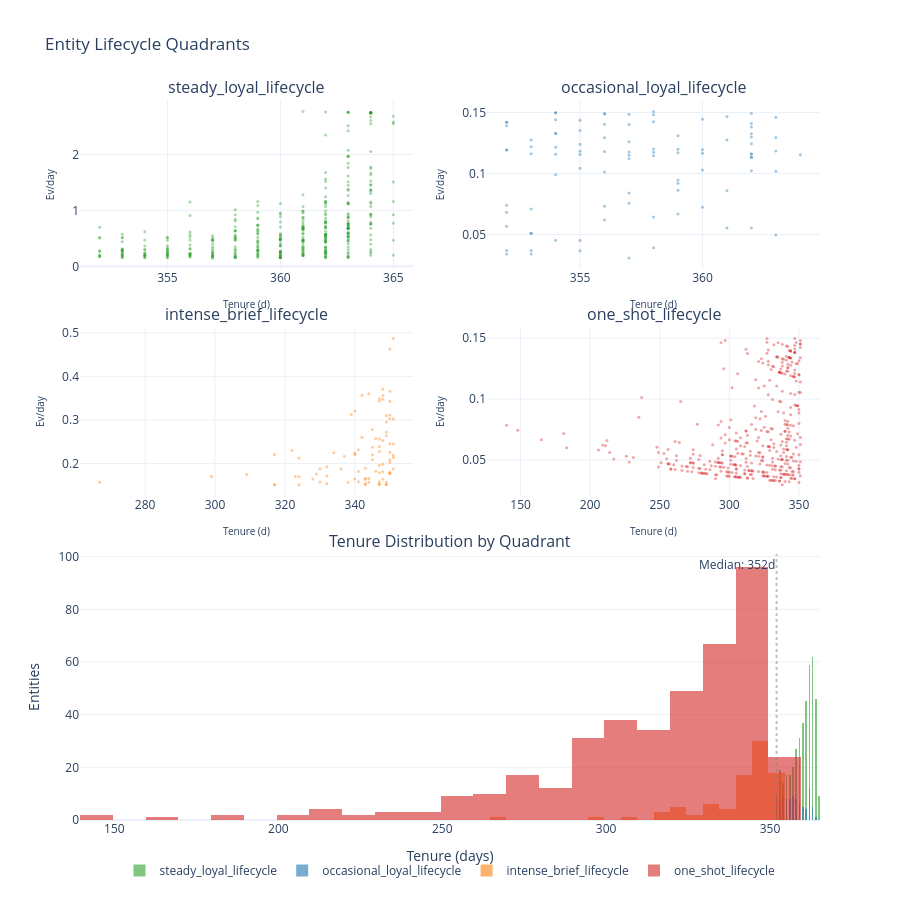

Notebook code for this chart:
### Code cell
# Combined panel: small multiples (top 2x2) + tenure histogram (bottom)
fig = make_subplots(
    rows=3, cols=2,
    subplot_titles=[*quadrant_order, "Tenure Distribution by Quadrant", ""],
    specs=[[{}, {}], [{}, {}], [{"colspan": 2}, None]],
    vertical_spacing=0.08, horizontal_spacing=0.10,
    row_heights=[0.28, 0.28, 0.44],
)

# Top 2x2: scatter per quadrant
positions = [(1, 1), (1, 2), (2, 1), (2, 2)]
for (row, col), q in zip(positions, quadrant_order):
    subset = lifecycles[lifecycles["lifecycle_quadrant"] == q]
    fig.add_trace(go.Scatter(
        x=subset["duration_days"], y=subset["intensity"],
        mode="markers", marker=dict(color=quadrant_colors[q], opacity=0.4, size=3),
        showlegend=False,
    ), row=row, col=col)
    fig.update_xaxes(title_text="Tenure (d)", title_font_size=10, row=row, col=col)
    fig.update_yaxes(title_text="Ev/day", title_font_size=10, row=row, col=col)

# Bottom: overlaid tenure histograms
for q in quadrant_order:
    subset = lifecycles[lifecycles["lifecycle_quadrant"] == q]
    fig.add_trace(go.Histogram(
        x=subset["duration_days"], nbinsx=40, name=q,
        marker_color=quadrant_colors[q], opacity=0.6,
    ), row=3, col=1)

fig.add_vline(x=tenure_median, line_dash="dot", line_color="gray", opacity=0.5,
              row=3, col=1, annotation_text=f"Median: {tenure_median:.0f}d",
              annotation_position="top left")

fig.update_layout(
    barmode="overlay", template="plotly_white", height=900,
    title="Entity Lifecycle Quadrants",
    legend=dict(orientation="h", yanchor="top", y=-0.05, xanchor="center", x=0.5),
    margin=dict(b=80),
)
fig.update_xaxes(title_text="Tenure (days)", row=3, col=1)
fig.update_yaxes(title_text="Entities", row=3, col=1)
display_figure(fig)

### Figure 1 — Plotly figure (JSON) as saved in the notebook; plotly's stock layout.template omitted (floating-point values rounded to 4 significant figures; data arrays with more than 128 entries replaced by an {"elided": "..."} marker saying what was removed)
{"data": [{"marker": {"color": "#2ca02c", "opacity": 0.4, "size": 3}, "mode": "markers", "showlegend": false, "type": "scatter", "x": {"elided": "412 int values"}, "xaxis": "x", "y": {"elided": "412 float values"}, "yaxis": "y"}, {"marker": {"color": "#1f77b4", "opacity": 0.4, "size": 3}, "mode": "markers", "showlegend": false, "type": "scatter", "x": [355, 356, 355, 363, 356, 352, 358, 358, 356, 355, 355, 358, 352, 359, 354, 354, 353, 360, 357, 353, 354, 362, 357, 359, 358, 360, 363, 356, 354, 353, 355, 356, 360, 352, 352, 354, 353, 356, 354, 358, 357, 357, 352, 357, 362, 352, 362, 361, 354, 362, 356, 358, 363, 360, 362, 352, 358, 360, 353, 352, 362, 357, 355, 355, 362, 353, 362, 359, 359, 362, 359, 355, 363, 353, 354, 356, 352, 354, 359, 362, 359, 361, 361, 357, 358, 353, 362, 361, 364, 362, 352, 357, 363, 357], "xaxis": "x2", "y": [0.1042, 0.1404, 0.1437, 0.146, 0.1011, 0.1392, 0.03911, 0.1508, 0.1489, 0.1155, 0.1239, 0.1145, 0.1193, 0.09192, 0.1441, 0.1497, 0.03399, 0.07222, 0.1401, 0.1161, 0.09887, 0.1381, 0.112, 0.117, 0.1173, 0.1194, 0.1295, 0.1292, 0.1497, 0.1218, 0.04507, 0.07303, 0.1028, 0.1193, 0.142, 0.1328, 0.03683, 0.118, 0.1158, 0.06425, 0.1176, 0.1261, 0.06818, 0.1485, 0.1409, 0.03693, 0.1298, 0.1468, 0.1328, 0.1492, 0.1489, 0.148, 0.1019, 0.1444, 0.116, 0.05682, 0.1425, 0.1167, 0.1275, 0.142, 0.1243, 0.07563, 0.1352, 0.03662, 0.1133, 0.05099, 0.1133, 0.1198, 0.08635, 0.05525, 0.06685, 0.1183, 0.04959, 0.05099, 0.1215, 0.0618, 0.03409, 0.0452, 0.1309, 0.1022, 0.09471, 0.1274, 0.0554, 0.1148, 0.1201, 0.07082, 0.1326, 0.08587, 0.1154, 0.116, 0.07386, 0.08403, 0.1185, 0.03081], "yaxis": "y2"}, {"marker": {"color": "#ff7f0e", "opacity": 0.4, "size": 3}, "mode": "markers", "showlegend": false, "type": "scatter", "x": [330, 349, 343, 349, 350, 324, 342, 347, 343, 350, 349, 348, 317, 348, 347, 350, 336, 341, 324, 341, 350, 332, 334, 343, 267, 322, 346, 332, 348, 350, 351, 328, 317, 344, 348, 350, 345, 351, 323, 348, 348, 347, 344, 345, 350, 349, 342, 351, 347, 344, 340, 317, 347, 349, 324, 329, 347, 351, 332, 339, 330, 299, 347, 345, 351, 350, 347, 309, 350, 350, 343, 340, 338, 349, 341, 337, 350, 340, 347, 346, 345, 347, 348, 351, 350, 343, 349, 340], "xaxis": "x3", "y": [0.1879, 0.2722, 0.1633, 0.1519, 0.18, 0.213, 0.2602, 0.1527, 0.1662, 0.3657, 0.3095, 0.3477, 0.2208, 0.3707, 0.1585, 0.2257, 0.1875, 0.2317, 0.1512, 0.1584, 0.4629, 0.1536, 0.2246, 0.1895, 0.1573, 0.2298, 0.2572, 0.1928, 0.1983, 0.3029, 0.245, 0.1646, 0.1514, 0.3605, 0.2529, 0.3429, 0.2087, 0.302, 0.1703, 0.181, 0.3563, 0.3487, 0.1657, 0.2203, 0.1771, 0.2636, 0.3567, 0.188, 0.3429, 0.157, 0.2235, 0.1514, 0.2277, 0.2951, 0.1698, 0.1763, 0.1527, 0.2137, 0.1717, 0.3127, 0.1576, 0.1706, 0.1787, 0.2783, 0.2194, 0.3114, 0.2565, 0.1748, 0.2457, 0.2029, 0.1545, 0.2206, 0.1568, 0.1576, 0.1818, 0.2166, 0.2086, 0.3206, 0.2392, 0.1821, 0.2377, 0.196, 0.1638, 0.4872, 0.1771, 0.1516, 0.1519, 0.1647], "yaxis": "y3"}, {"marker": {"color": "#d62728", "opacity": 0.4, "size": 3}, "mode": "markers", "showlegend": false, "type": "scatter", "x": {"elided": "406 int values"}, "xaxis": "x4", "y": {"elided": "406 float values"}, "yaxis": "y4"}, {"marker": {"color": "#2ca02c"}, "name": "steady_loyal_lifecycle", "nbinsx": 40, "opacity": 0.6, "type": "histogram", "x": {"elided": "412 int values"}, "xaxis": "x5", "yaxis": "y5"}, {"marker": {"color": "#1f77b4"}, "name": "occasional_loyal_lifecycle", "nbinsx": 40, "opacity": 0.6, "type": "histogram", "x": [355, 356, 355, 363, 356, 352, 358, 358, 356, 355, 355, 358, 352, 359, 354, 354, 353, 360, 357, 353, 354, 362, 357, 359, 358, 360, 363, 356, 354, 353, 355, 356, 360, 352, 352, 354, 353, 356, 354, 358, 357, 357, 352, 357, 362, 352, 362, 361, 354, 362, 356, 358, 363, 360, 362, 352, 358, 360, 353, 352, 362, 357, 355, 355, 362, 353, 362, 359, 359, 362, 359, 355, 363, 353, 354, 356, 352, 354, 359, 362, 359, 361, 361, 357, 358, 353, 362, 361, 364, 362, 352, 357, 363, 357], "xaxis": "x5", "yaxis": "y5"}, {"marker": {"color": "#ff7f0e"}, "name": "intense_brief_lifecycle", "nbinsx": 40, "opacity": 0.6, "type": "histogram", "x": [330, 349, 343, 349, 350, 324, 342, 347, 343, 350, 349, 348, 317, 348, 347, 350, 336, 341, 324, 341, 350, 332, 334, 343, 267, 322, 346, 332, 348, 350, 351, 328, 317, 344, 348, 350, 345, 351, 323, 348, 348, 347, 344, 345, 350, 349, 342, 351, 347, 344, 340, 317, 347, 349, 324, 329, 347, 351, 332, 339, 330, 299, 347, 345, 351, 350, 347, 309, 350, 350, 343, 340, 338, 349, 341, 337, 350, 340, 347, 346, 345, 347, 348, 351, 350, 343, 349, 340], "xaxis": "x5", "yaxis": "y5"}, {"marker": {"color": "#d62728"}, "name": "one_shot_lifecycle", "nbinsx": 40, "opacity": 0.6, "type": "histogram", "x": {"elided": "406 int values"}, "xaxis": "x5", "yaxis": "y5"}], "layout": {"annotations": [{"font": {"size": 16}, "showarrow": false, "text": "steady_loyal_lifecycle", "x": 0.225, "xanchor": "center", "xref": "paper", "y": 1.0, "yanchor": "bottom", "yref": "paper"}, {"font": {"size": 16}, "showarrow": false, "text": "occasional_loyal_lifecycle", "x": 0.775, "xanchor": "center", "xref": "paper", "y": 1.0, "yanchor": "bottom", "yref": "paper"}, {"font": {"size": 16}, "showarrow": false, "text": "intense_brief_lifecycle", "x": 0.225, "xanchor": "center", "xref": "paper", "y": 0.6848, "yanchor": "bottom", "yref": "paper"}, {"font": {"size": 16}, "showarrow": false, "text": "one_shot_lifecycle", "x": 0.775, "xanchor": "center", "xref": "paper", "y": 0.6848, "yanchor": "bottom", "yref": "paper"}, {"font": {"size": 16}, "showarrow": false, "text": "Tenure Distribution by Quadrant", "x": 0.5, "xanchor": "center", "xref": "paper", "y": 0.3696, "yanchor": "bottom", "yref": "paper"}, {"showarrow": false, "text": "Median: 352d", "x": 352.0, "xanchor": "right", "xref": "x5", "y": 1, "yanchor": "top", "yref": "y5 domain"}], "barmode": "overlay", "height": 900, "legend": {"orientation": "h", "x": 0.5, "xanchor": "center", "y": -0.05, "yanchor": "top"}, "margin": {"b": 80}, "shapes": [{"line": {"color": "gray", "dash": "dot"}, "opacity": 0.5, "type": "line", "x0": 352.0, "x1": 352.0, "xref": "x5", "y0": 0, "y1": 1, "yref": "y5 domain"}], "title": {"text": "Entity Lifecycle Quadrants"}, "xaxis": {"anchor": "y", "domain": [0.0, 0.45], "title": {"font": {"size": 10}, "text": "Tenure (d)"}}, "xaxis2": {"anchor": "y2", "domain": [0.55, 1.0], "title": {"font": {"size": 10}, "text": "Tenure (d)"}}, "xaxis3": {"anchor": "y3", "domain": [0.0, 0.45], "title": {"font": {"size": 10}, "text": "Tenure (d)"}}, "xaxis4": {"anchor": "y4", "domain": [0.55, 1.0], "title": {"font": {"size": 10}, "text": "Tenure (d)"}}, "xaxis5": {"anchor": "y5", "domain": [0.0, 1.0], "title": {"text": "Tenure (days)"}}, "yaxis": {"anchor": "x", "domain": [0.7648, 1.0], "title": {"font": {"size": 10}, "text": "Ev/day"}}, "yaxis2": {"anchor": "x2", "domain": [0.7648, 1.0], "title": {"font": {"size": 10}, "text": "Ev/day"}}, "yaxis3": {"anchor": "x3", "domain": [0.4496, 0.6848], "title": {"font": {"size": 10}, "text": "Ev/day"}}, "yaxis4": {"anchor": "x4", "domain": [0.4496, 0.6848], "title": {"font": {"size": 10}, "text": "Ev/day"}}, "yaxis5": {"anchor": "x5", "domain": [0.0, 0.3696], "title": {"text": "Entities"}}}}
